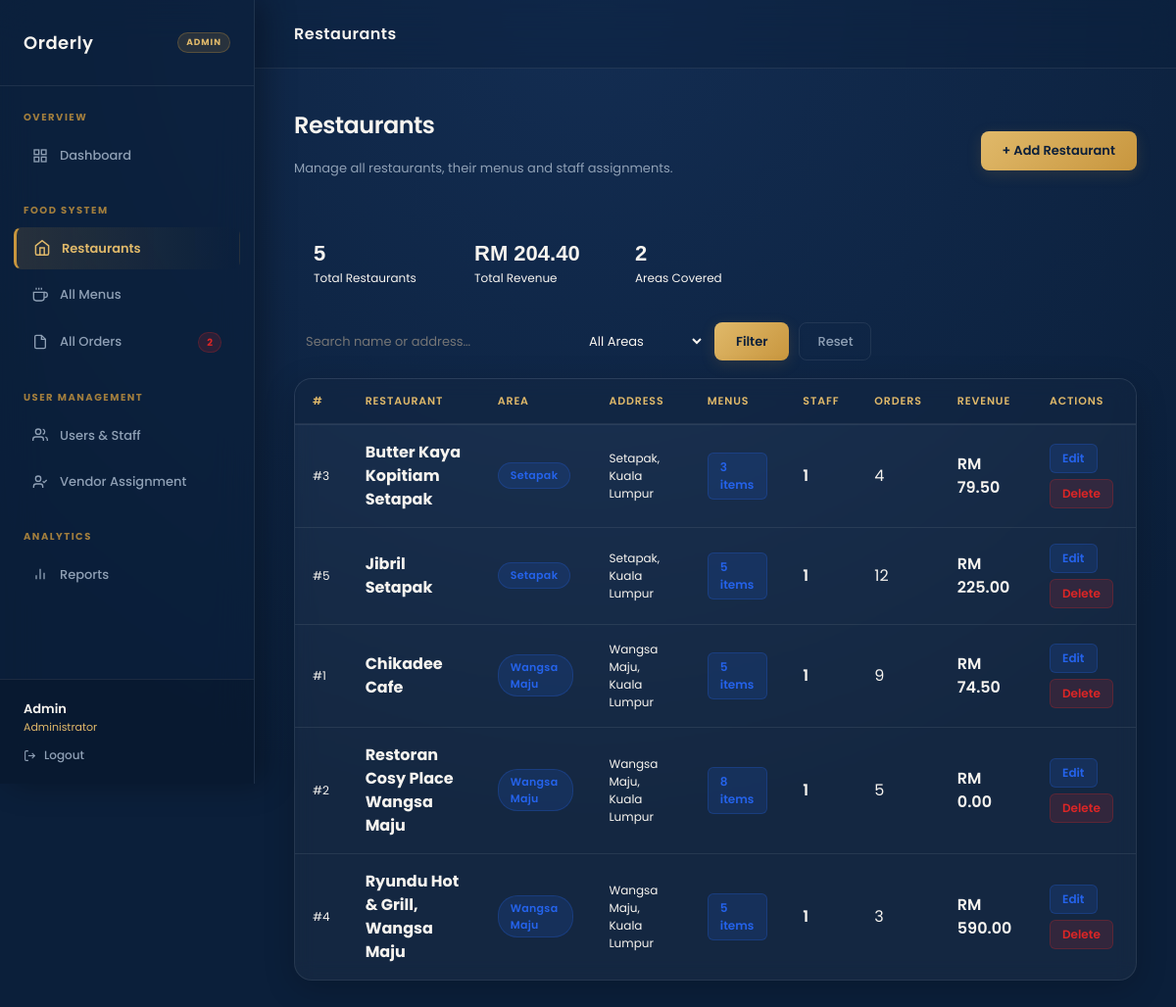
The page /restaurants.php (signed in) on the database its author committed.
### tables this page shows
CREATE TABLE `restaurants` (
  `id` int(11) NOT NULL,
  `name` varchar(150) NOT NULL,
  `area` enum('Setapak','Wangsa Maju') NOT NULL,
  `address` varchar(255) DEFAULT NULL,
  `image` varchar(255) DEFAULT NULL,
  `created_at` timestamp NOT NULL DEFAULT current_timestamp()
);

### config.php (called while the page is built, shortened)
<?php
function h(string $s): string {
    return htmlspecialchars($s, ENT_QUOTES, 'UTF-8');
}

### restaurants.php (the view, shortened to what this page needs)
<?php
require_once 'config.php';
$filterQ    = trim($_GET['q'] ?? '');
$where = "WHERE 1=1";
$restaurants = $conn->query("
    SELECT r.*,
           COUNT(DISTINCT m.id)  AS menu_count,
           COUNT(DISTINCT vs.id) AS staff_count,
           COUNT(DISTINCT o.id)  AS order_count,
           COALESCE(SUM(CASE WHEN o.status='completed' THEN o.total_price ELSE 0 END), 0) AS revenue
    FROM restaurants r
    LEFT JOIN menu_items m  ON m.restaurant_id = r.id
    LEFT JOIN users vs      ON vs.restaurant_id = r.id AND vs.role = 'vendor_staff'
    LEFT JOIN orders o      ON o.restaurant_id = r.id
    $where
    GROUP BY r.id
    ORDER BY r.area, r.name
");
$totalRests   = $conn->query("SELECT COUNT(*) FROM restaurants")->fetch_row()[0];
$totalRevenue = $conn->query("SELECT COALESCE(SUM(total_price),0) FROM orders WHERE status='completed'")->fetch_row()[0];
$areas        = $conn->query("SELECT DISTINCT area FROM restaurants ORDER BY area");
$areaList     = [];
while ($a = $areas->fetch_row()) $areaList[] = $a[0];
require_once 'admin_header.php';
?>
<div class="page-header d-flex align-items-center justify-content-between flex-wrap gap-2">
  <div>
    <p class="page-title">Restaurants</p>
    <p class="page-sub">Manage all restaurants, their menus and staff assignments.</p>
  </div>
  <button class="btn-primary" onclick="openOrdModal('addRestModal')">+ Add Restaurant</button>
</div>
<div style="display:flex;gap:14px;margin-bottom:22px;flex-wrap:wrap;">
  <div style="background:var(--surface);border:1px solid var(--border);border-radius:10px;padding:14px 20px;min-width:150px;">
    <div style="font-family:'Space Grotesk',sans-serif;font-size:22px;font-weight:700;color:var(--accent2);"><?= $totalRests ?></div>
    <div style="font-size:12px;color:var(--muted);">Total Restaurants</div>
  </div>
  <div style="background:var(--surface);border:1px solid var(--border);border-radius:10px;padding:14px 20px;min-width:150px;">
    <div style="font-family:'Space Grotesk',sans-serif;font-size:22px;font-weight:700;color:var(--green);">RM <?= number_format($totalRevenue, 2) ?></div>
    <div style="font-size:12px;color:var(--muted);">Total Revenue</div>
  </div>
  <div style="background:var(--surface);border:1px solid var(--border);border-radius:10px;padding:14px 20px;min-width:150px;">
    <div style="font-family:'Space Grotesk',sans-serif;font-size:22px;font-weight:700;color:var(--blue);"><?= count($areaList) ?></div>
    <div style="font-size:12px;color:var(--muted);">Areas Covered</div>
  </div>
</div>
<form method="GET" style="display:flex;gap:10px;flex-wrap:wrap;margin-bottom:18px;align-items:center;">
  <input type="text" name="q" placeholder="Search name or address…" value="<?= h($filterQ) ?>"
    style="padding:8px 12px;background:var(--surface);border:1.5px solid var(--border2);border-radius:8px;color:var(--text);font-size:13px;outline:none;min-width:220px;">
  <select name="area" style="padding:8px 12px;background:var(--surface);border:1.5px solid var(--border2);border-radius:8px;color:var(--text);font-size:13px;outline:none;">
    <option value="" style="background:var(--navy); color:var(--muted);">All Areas</option>
  </select>
  <button type="submit" class="btn-primary">Filter</button>
  <a href="restaurants.php" class="btn-ghost">Reset</a>
</form>
<div class="dash-card">
  <div style="overflow-x:auto;">
    <table class="table" style="margin:0;">
      <thead>
        <tr>
          <th>#</th>
          <th>Restaurant</th>
          <th>Area</th>
          <th>Address</th>
          <th>Menus</th>
          <th>Staff</th>
          <th>Orders</th>
          <th>Revenue</th>
          <th>Actions</th>
        </tr>
      </thead>
      <tbody>
      <?php if ($restaurants && $restaurants->num_rows > 0):
        while ($r = $restaurants->fetch_assoc()):
      ?>
      <tr>
        <td style="color:var(--muted);font-size:12px;">#<?= $r['id'] ?></td>
        <td><strong><?= h($r['name']) ?></strong></td>
        <td><span class="badge-pill bp-blue"><?= h($r['area']) ?></span></td>
        <td style="font-size:12px;color:var(--muted);max-width:180px;"><?= h($r['address'] ?: '—') ?></td>
        <td>
          <a href="manage_menu.php?restaurant=<?= $r['id'] ?>" class="btn-edit-sm"><?= $r['menu_count'] ?> items</a>
        </td>
        <td>
          <?php if ($r['staff_count'] > 0): ?>
          <span style="color:var(--green);font-weight:600;"><?= $r['staff_count'] ?></span>
          <?php else: ?>
          <span style="color:var(--amber);font-size:11px;">None</span>
          <?php endif; ?>
        </td>
        <td><?= $r['order_count'] ?></td>
        <td style="color:var(--green);font-weight:600;">RM <?= number_format($r['revenue'], 2) ?></td>
        <td>
          <div style="display:flex;gap:6px;flex-wrap:wrap;">
            <button class="btn-edit-sm"
              onclick="openEdit(<?= $r['id'] ?>,'<?= h(addslashes($r['name'])) ?>','<?= h(addslashes($r['area'])) ?>','<?= h(addslashes($r['address'] ?? '')) ?>')">
              Edit
            </button>
            <button class="btn-danger-sm"
              onclick="confirmDelete(<?= $r['id'] ?>,'<?= h(addslashes($r['name'])) ?>')">
              Delete
            </button>
          </div>
        </td>
      </tr>
      <?php endwhile; else: ?>
      <tr><td colspan="9" style="text-align:center;padding:40px;color:var(--muted);">No restaurants found.</td></tr>
      <?php endif; ?>
      </tbody>
    </table>
  </div>
</div>
<?php require_once 'includes/footer.php'; ?>

### admin_header.php (style rules this page uses)
:root { --navy: #0b1f3a; --navy-md: #132d52; --navy-lt: #1e4175; --gold: #c8963e; --gold-lt: #e0b96a; --gold-glow: rgba(200, 150, 62, 0.15); --cream: #f7f4ef; --cream-dk: #ede8e0; --text-light: #f7f4ef; --text-muted: #8fa0b5; --glass-surface: rgba(255, 255, 255, 0.04); --glass-border: rgba(255, 255, 255, 0.08); --glass-border-focus: rgba(200, 150, 62, 0.4); --success: #16a34a; --danger: #dc2626; --warning: #f59e0b; --info: #2563eb; --preparing: #a855f7; --sidebar-w: 260px; --radius: 18px; --radius-sm: 8px; --transition: all 0.3s cubic-bezier(0.25, 0.8, 0.25, 1); }
*, *::before, *::after { box-sizing: border-box; margin: 0; padding: 0; }
body { font-family: 'Poppins', sans-serif; background: radial-gradient(circle at 50% 0%, var(--navy-md) 0%, var(--navy) 70%); color: var(--text-light); min-height: 100vh; display: flex; overflow-x: hidden; }
.dash-card, .stat-card, .food-card { background: var(--glass-surface); backdrop-filter: blur(10px); -webkit-backdrop-filter: blur(10px); border: 1px solid var(--glass-border); border-radius: var(--radius); box-shadow: 0 8px 32px rgba(0, 0, 0, 0.2); transition: var(--transition); overflow: hidden; }
.btn-orderly, .btn-primary { display: inline-flex; align-items: center; gap: 8px; padding: 10px 22px; background: linear-gradient(135deg, var(--gold-lt), var(--gold)); color: var(--navy) !important; border: none; border-radius: var(--radius-sm); font-size: 13px; font-weight: 600; cursor: pointer; transition: var(--transition); text-decoration: none; box-shadow: 0 4px 15px var(--gold-glow); }
.btn-ghost { display: inline-flex; align-items: center; gap: 8px; padding: 9px 18px; background: transparent; color: var(--text-muted); border: 1.5px solid var(--glass-border); border-radius: var(--radius-sm); font-size: 13px; font-weight: 500; cursor: pointer; transition: var(--transition); text-decoration: none; }
.btn-edit-sm { padding: 5px 12px; background: rgba(37, 99, 235, 0.15); color: var(--info) !important; border: 1px solid rgba(37, 99, 235, 0.25); border-radius: 6px; font-size: 12px; font-weight: 600; text-decoration: none; cursor: pointer; display: inline-block; transition: var(--transition); }
.btn-danger-sm { padding: 5px 12px; background: rgba(220, 38, 38, 0.15); color: var(--danger) !important; border: 1px solid rgba(220, 38, 38, 0.25); border-radius: 6px; font-size: 12px; font-weight: 600; cursor: pointer; display: inline-block; transition: var(--transition); }
.table { color: var(--text-light); margin-bottom: 0; background: transparent; }
.table th { font-size: 11px; font-weight: 600; color: var(--gold-lt); text-transform: uppercase; letter-spacing: .08em; border-bottom: 2px solid var(--glass-border); background: rgba(11, 31, 58, 0.5); padding: 14px 18px; }
.table td { padding: 16px 18px; border-bottom: 1px solid var(--glass-border); vertical-align: middle; background: transparent; color: var(--text-light); }
.table tr:last-child td { border-bottom: none; }
.badge-pill { display: inline-flex; align-items: center; padding: 4px 12px; border-radius: 20px; font-size: 11px; font-weight: 600; letter-spacing: 0.3px; }
.bp-blue { background: rgba(37, 99, 235, 0.15); color: var(--info); border: 1px solid rgba(37, 99, 235, 0.25); }
.page-header { margin-bottom: 30px; }
.page-title { font-size: 24px; font-weight: 600; color: var(--text-light); letter-spacing: -0.5px; }
.page-sub { font-size: 13px; color: var(--text-muted); margin-top: 4px; }

### rows shown on the page
restaurants: id "3", name "Butter Kaya Kopitiam Setapak", area "Setapak", address "Setapak, Kuala Lumpur", menu_count "3", staff_count "1", order_count "4", revenue "79.50"
restaurants: id "5", name "Jibril Setapak", area "Setapak", address "Setapak, Kuala Lumpur", menu_count "5", staff_count "1", order_count "12", revenue "225.00"
restaurants: id "1", name "Chikadee Cafe", area "Wangsa Maju", address "Wangsa Maju, Kuala Lumpur", menu_count "5", staff_count "1", order_count "9", revenue "74.50"
restaurants: id "2", name "Restoran Cosy Place Wangsa Maju", area "Wangsa Maju", address "Wangsa Maju, Kuala Lumpur", menu_count "8", staff_count "1", order_count "5", revenue "0.00"
restaurants: id "4", name "Ryundu Hot & Grill, Wangsa Maju", area "Wangsa Maju", address "Wangsa Maju, Kuala Lumpur", menu_count "5", staff_count "1", order_count "3", revenue "590.00"

### other values the page prints
$pendingOrders "2"
$_SESSION['name'] "Admin"
$pageTitle "Restaurants"
$totalRests "5"
$totalRevenue "204.40"
count($areaList) "2"
